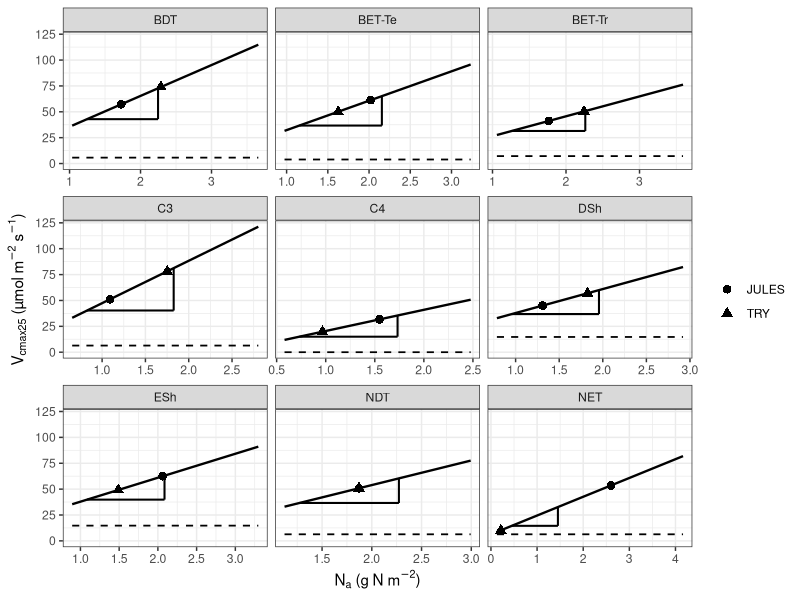

Write the R code that produced this figure.
# FULL SCRIPT: Vcmax25 from Karina's formula + slope/intercept visual ============================================================


# Clean session (optional but helpful)
rm(list = ls())

# Packages
library(dplyr)
library(tidyr)
library(ggplot2)

# ---- 1) Enter your data exactly as shared ----
df <- tibble(
  PFT = c("BET-Tr","BET-Te","BDT","NET","NDT","C3","C4","ESh","DSh"),
  
  LMA_JULES = c(0.1039, 0.1403, 0.0823, 0.2263, 0.1006, 0.0498, 0.1370, 0.1515, 0.0550),
  TRY_LMA_MEDIAN = c(0.0898, 0.1069, 0.0965, 0.0195, 0.1006, 0.0724, 0.0569, 0.1306, 0.0702),
  
  NMASS_JULES = c(0.0170, 0.0144, 0.0210, 0.0115, 0.0186, 0.0219, 0.0113, 0.0136, 0.0238),
  TRY_NMASS_MEDIAN = c(0.0250, 0.0152, 0.0237, 0.0110, 0.0186, 0.0242, 0.0170, 0.0114, 0.0260),
  
  Vint_JULES = c(7.21, 3.90, 5.73, 6.32, 6.32, 6.42, 0.00, 14.71, 14.71),
  Vsl_JULES  = c(19.22, 28.40, 29.81, 18.15, 23.79, 40.96, 20.48, 23.15, 23.15)
)

# ---- 2) Karina's formula (EXACT) ----
# vcmax25 = ( vint + vsl * nmass * lma * 1000.0 ) * 1.0E-6
# Units:
#   lma   = kg m-2
#   nmass = kg/kg
# Output:
#   mol m-2 s-1 (JULES-ready)
vcmax25_karina <- function(vint, vsl, nmass, lma) {
  (vint + vsl * nmass * lma * 1000.0) * 1.0e-6
}

# ---- 3) Compute Na and vcmax25 for JULES traits and TRY medians ----
out <- df %>%
  mutate(
    # Leaf nitrogen per area (g N m-2)
    Na_gm2_JULES = NMASS_JULES * LMA_JULES * 1000.0,
    Na_gm2_TRY   = TRY_NMASS_MEDIAN * TRY_LMA_MEDIAN * 1000.0,
    
    # vcmax25 from Karina formula (mol m-2 s-1)
    vcmax25_mol_JULES   = vcmax25_karina(Vint_JULES, Vsl_JULES, NMASS_JULES, LMA_JULES),
    vcmax25_mol_TRYmed  = vcmax25_karina(Vint_JULES, Vsl_JULES, TRY_NMASS_MEDIAN, TRY_LMA_MEDIAN),
    
    # Convert to umol m-2 s-1 for plotting/interpretation
    vcmax25_umol_JULES  = vcmax25_mol_JULES  * 1e6,
    vcmax25_umol_TRYmed = vcmax25_mol_TRYmed * 1e6
  )

# Print a quick table (optional)
print(out %>%
        dplyr::select(PFT, Na_gm2_JULES, vcmax25_umol_JULES, Na_gm2_TRY, vcmax25_umol_TRYmed))

# ---- 4) Make plotting datasets ----

# 4a) Points (JULES vs TRY)
plot_pts <- out %>%
  dplyr::select(PFT, Vint_JULES, Vsl_JULES,
                Na_gm2_JULES, Na_gm2_TRY,
                vcmax25_umol_JULES, vcmax25_umol_TRYmed) %>%
  pivot_longer(
    cols = c(Na_gm2_JULES, Na_gm2_TRY, vcmax25_umol_JULES, vcmax25_umol_TRYmed),
    names_to = c(".value", "source"),
    names_pattern = "(Na_gm2|vcmax25_umol)_(JULES|TRY|TRYmed)"
  ) %>%
  mutate(source = ifelse(source == "TRYmed", "TRY", source))

# 4b) Main line per PFT: vcmax25_umol = vint + vsl * Na
line_df <- out %>%
  rowwise() %>%
  do({
    p <- .
    na_min <- min(p$Na_gm2_JULES, p$Na_gm2_TRY) * 0.6
    na_max <- max(p$Na_gm2_JULES, p$Na_gm2_TRY) * 1.6
    Na_seq <- seq(na_min, na_max, length.out = 80)
    tibble(
      PFT = p$PFT,
      Na_gm2 = Na_seq,
      vcmax25_umol = p$Vint_JULES + p$Vsl_JULES * Na_seq
    )
  }) %>%
  ungroup()

# x-range per facet (for intercept segment & slope marker placement)
x_ranges <- line_df %>%
  group_by(PFT) %>%
  summarise(xmin = min(Na_gm2), xmax = max(Na_gm2), .groups = "drop")

# 4c) Intercept reference line (y=vint), drawn across the facet x-range
intercept_seg <- out %>%
  dplyr::select(PFT, Vint_JULES) %>%
  left_join(x_ranges, by = "PFT") %>%
  mutate(
    x = xmin, xend = xmax,
    y = Vint_JULES, yend = Vint_JULES
  )

# 4d) Slope "L" marker (rise/run = vsl over 1 g N m-2), anchored near left side
slope_marker <- out %>%
  dplyr::select(PFT, Vint_JULES, Vsl_JULES) %>%
  left_join(x_ranges, by = "PFT") %>%
  mutate(
    x0 = xmin + 0.08 * (xmax - xmin),
    run = 1.0,
    y0 = Vint_JULES + Vsl_JULES * x0,
    x1 = x0 + run,
    y1 = y0,
    x2 = x1,
    y2 = y0 + Vsl_JULES * run
  )

# ---- 5) Plot ----
p <- ggplot() +
  # main line
  geom_line(data = line_df, aes(Na_gm2, vcmax25_umol), linewidth = 0.8) +
  
  # intercept indicator (dashed horizontal line)
  geom_segment(
    data = intercept_seg,
    aes(x = x, y = y, xend = xend, yend = yend),
    linetype = "dashed",
    linewidth = 0.6
  ) +
  
  # slope marker: base (run)
  geom_segment(
    data = slope_marker,
    aes(x = x0, y = y0, xend = x1, yend = y1),
    linewidth = 0.7
  ) +
  # slope marker: rise
  geom_segment(
    data = slope_marker,
    aes(x = x1, y = y1, xend = x2, yend = y2),
    linewidth = 0.7
  ) +
  
  # points
  geom_point(data = plot_pts, aes(Na_gm2, vcmax25_umol, shape = source), size = 2.6) +
  
  facet_wrap(~PFT, scales = "free_x") +
  labs(
    x = expression(N[a]~"(g N m"^{-2}*")"),
    y = expression(V[cmax25]~"(µmol m"^{-2}~"s"^{-1}*")"),
    shape = ""
  ) +
  theme_bw()

print(p)
